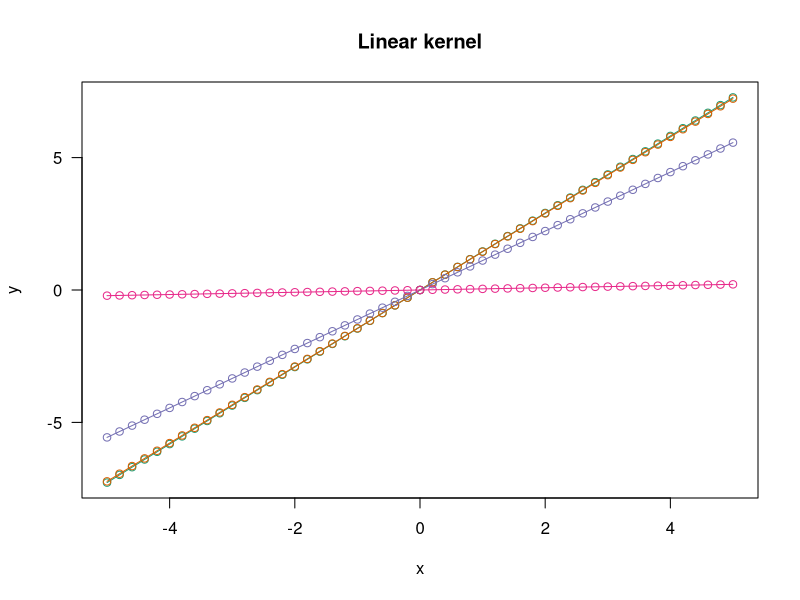
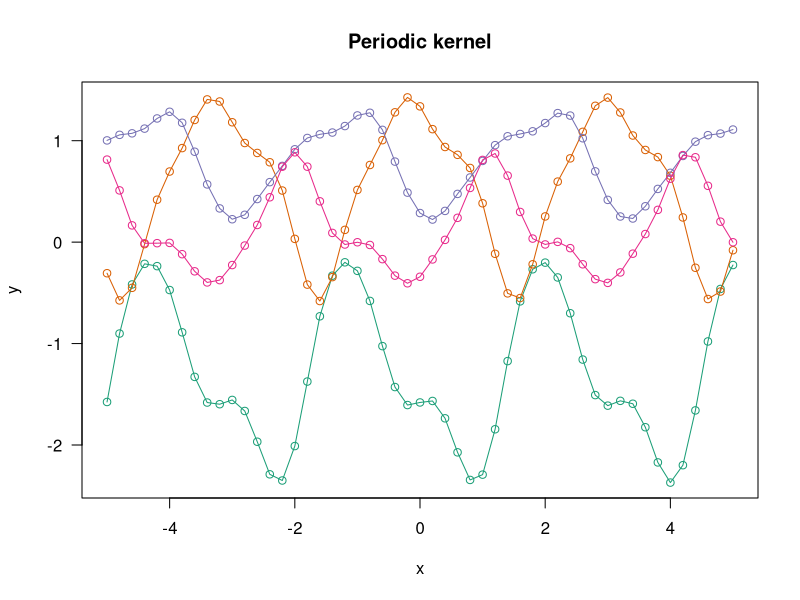
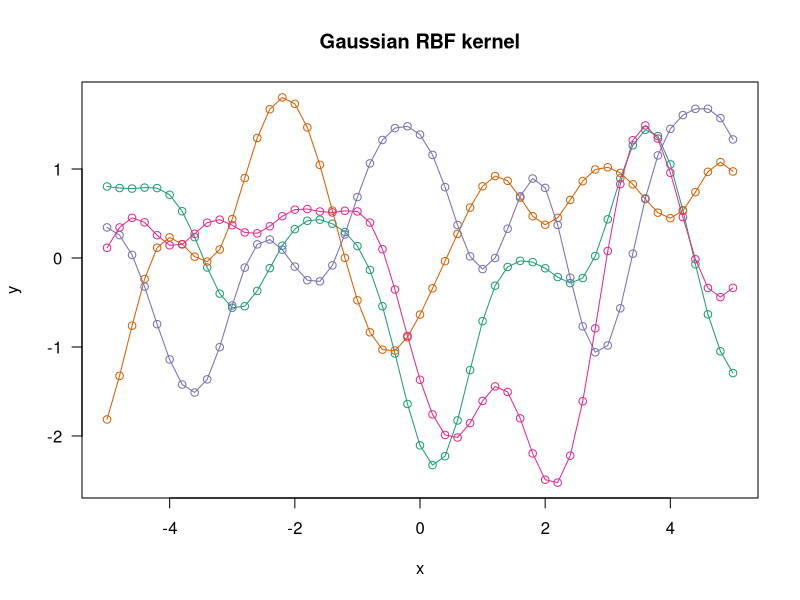
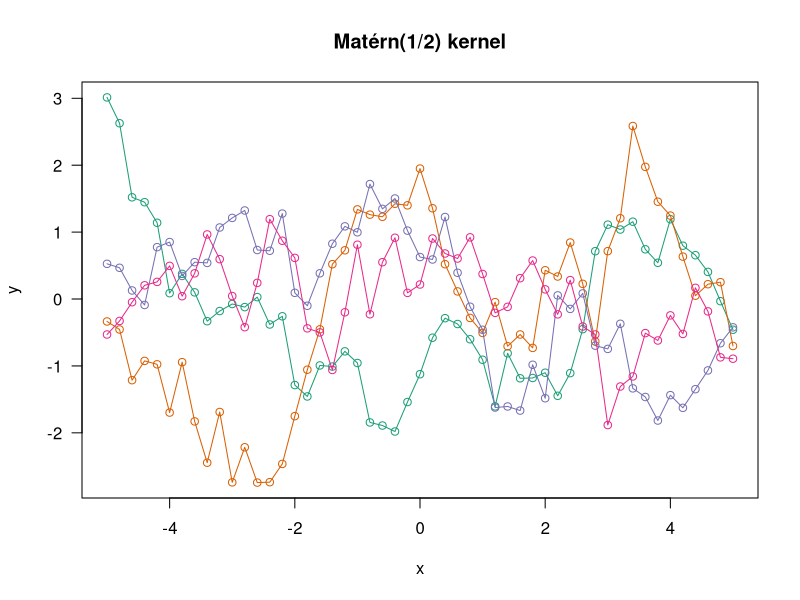
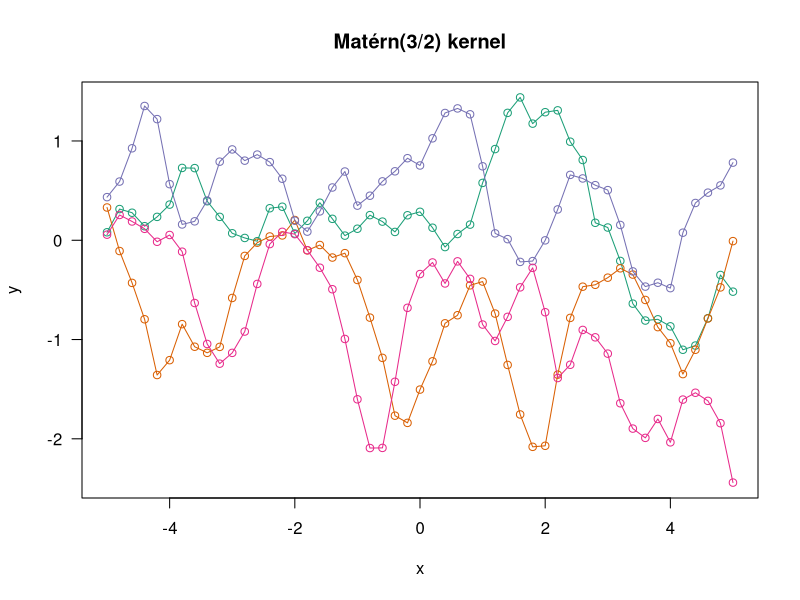
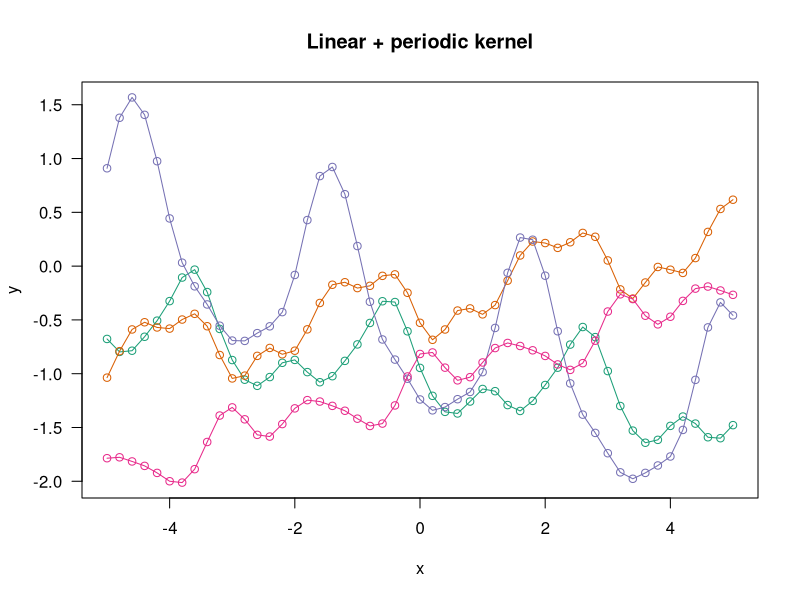
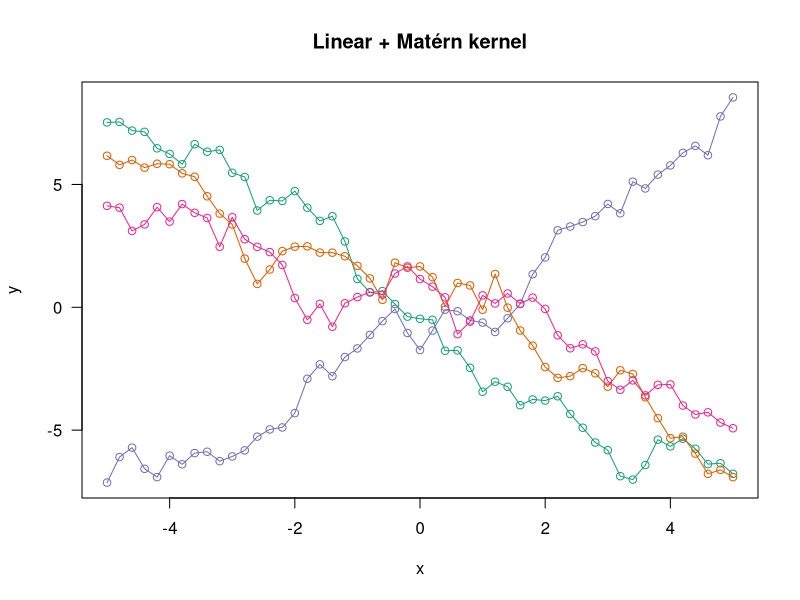
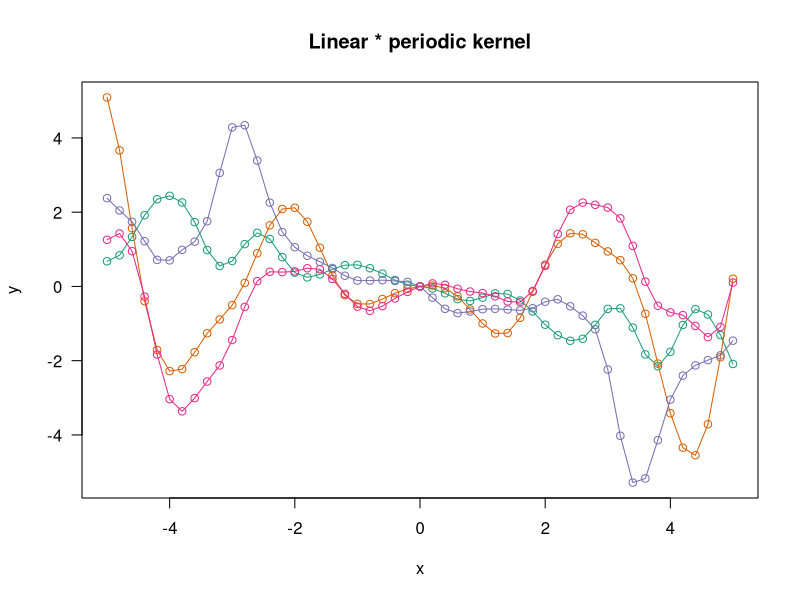

Here is the R script that generated these plots, in order:
## ---- chunk 1
# Plotting function
plot_gpr <- function(x, K, n = 4, main = "") {
  cols <- RColorBrewer::brewer.pal(n, "Dark2")
  Y <- MASS::mvrnorm(n = n, mu = rep(0, length(x)), Sigma = K)
  plot(x = x, y = Y[1, ], ylim = range(Y), type = "n", las = 1,
     xlab = "x", ylab = "y", main = main)
  for (i in seq_len(n)) {
    points(x = x, y = Y[i, ], type = "o", col = cols[i])
  }
}

# Predictor data and distances between them
x <- seq(-5, 5, by = 0.2)
D <- outer(x, x, "-") |> abs()

# Linear kernel
K_linear <- outer(x, x, "*")
plot_gpr(x, K_linear, main = "Linear kernel")

# Periodic kernel
K_periodic <- exp(-sin(D)^2)
plot_gpr(x, K_periodic, main = "Periodic kernel")

# RBF kernel
K_rbf <- exp(-D^2)
plot_gpr(x, K_rbf, main = "Gaussian RBF kernel")

# Matérn 1/2 kernel
K_matern12 <- exp(-D)
plot_gpr(x, K_matern12, main = "Matérn(1/2) kernel")

# Matérn 3/2 kernel
K_matern32 <- (1 + sqrt(3) * D) * exp(-sqrt(3)*D)
plot_gpr(x, K_matern32, main = "Matérn(3/2) kernel")
## ---- chunk 2
plot_gpr(x, K_linear + K_periodic, main = "Linear + periodic kernel")
plot_gpr(x, K_linear + K_matern12, main = "Linear + Matérn kernel")

plot_gpr(x, K_linear * K_periodic, main = "Linear * periodic kernel")
plot_gpr(x, K_linear * K_matern12, main = "Linear * Matérn kernel")
## ---- chunk 3
#| fig-cap: "These two bivariate distributions have the same marginals."
par(mfrow = c(1, 2))
n <- 200
x <- rnorm(n)
y <- rnorm(n)
plot(x, y, asp = 1)
plot(sort(x), sort(y), asp = 1, xlab = "x", ylab = "y")
par(mfrow = c(1, 1))
